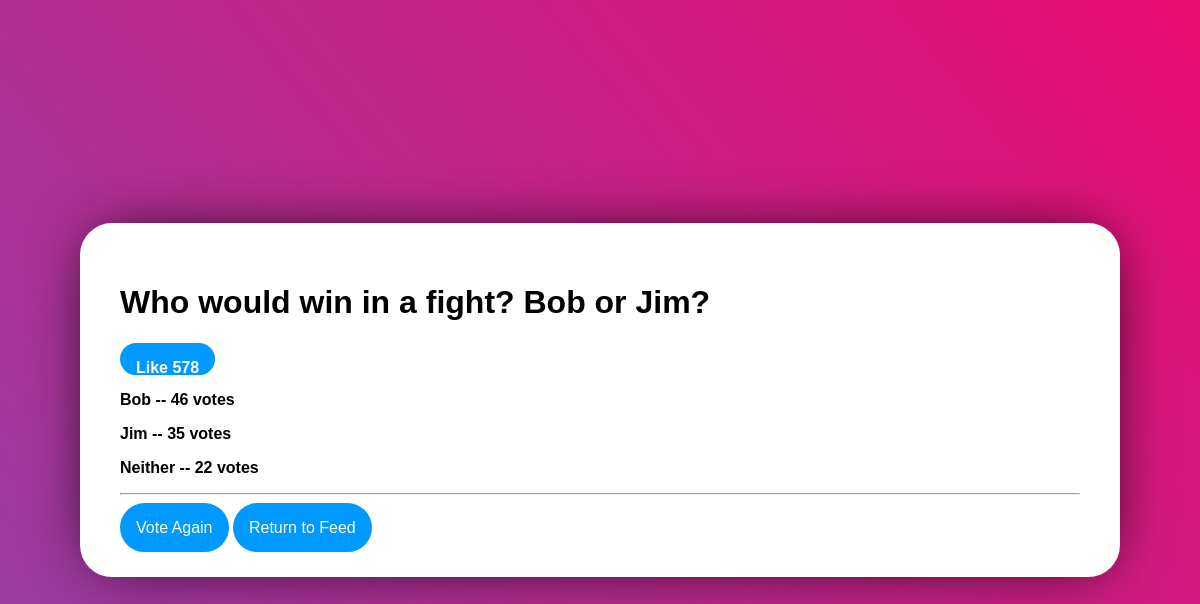
The app's page /polling/2/results/, older data.
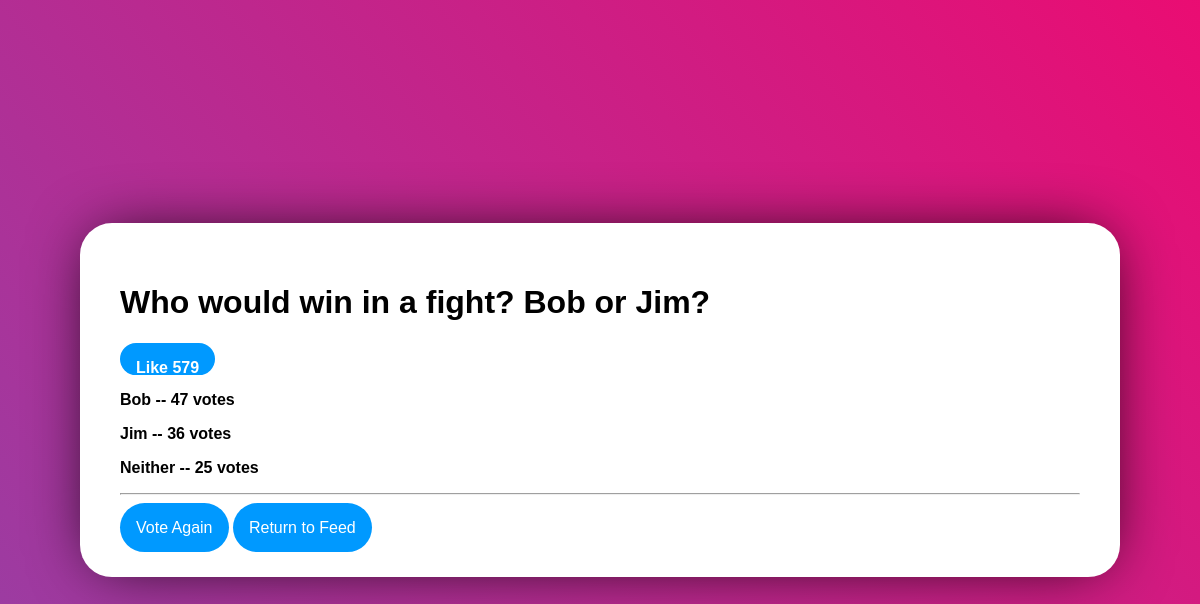
The same page, newer data.
### polling/models.py (models this page shows, shortened)
class Question(models.Model):
    questionText = models.CharField(max_length=250)
    publicationDate = models.DateTimeField('date published')
    likes = models.IntegerField(default=0)

class Choice(models.Model):
    question = models.ForeignKey(Question, on_delete=models.CASCADE)
    choiceText = models.CharField(max_length=150)
    votes = models.IntegerField(default=0)

### polling/views.py (the view)
# urls.py: path('<int:pk>/results/', views.ResultsView.as_view(), name='results'),
class ResultsView(generic.DetailView):
    model = Question
    template_name = 'polling/results.html'

### polling/templates/polling/results.html
{% load static %}
<link rel="stylesheet" type="text/css" href="{% static 'polling/style.css' %}">
<div class="VoteDiv">
  <h1>{{ question.questionText}}</h1>
  <input type="submit" class="LikeButton" name="Like" value="Like {{question.likes}}""></input>
  {% for choice in question.choice_set.all %}
    <p>{{ choice.choiceText}} -- {{choice.votes}} vote{{ choice.votes|pluralize}} </p>
  {% endfor %}
  <hr></hr>
  <div class="Space">
    <a href = "{% url 'polling:detail' question.id %}">Vote Again</a>
    <a href = "{% url 'polling:index'%}">Return to Feed</a>
  </div>
</div>

### polling/static/polling/style.css (style rules this page uses)
h1 { font-family: Arial; font-weight: Bold; color: black; }
p { font-family: Arial; font-weight: Bold; color: black; }
input { align-self: Left; }
.VoteDiv { font-size: 16px; position: absolute; top: 50%; left: 50%; transform: translate(-50%, -50%); margin: auto; font-family: Arial; background-color: white; border-radius: 2em; padding: 2.5em; width: 80%; overflow: visible; box-shadow: 0px 0px 64px -16px black; }
.VoteDiv input { color: white; border-radius: 2em; background-color: var(--button-color); border-style: none; padding: 1em; }
.VoteDiv a { position: relative; width: 100%; color: white; border-radius: 2em; background-color: var(--button-color); border-style: none; padding: 1em; text-decoration: none; margin-top: 5em; }
.LikeButton { font-family: Arial; color: white; font-weight: bold; font-size: 1em; background: var(--button-color); border-radius: 2em; border-style: none; min-width: 3em; max-width: 6em; height: 2em; margin: auto; }
.Space { margin-top: 1.5em; }

Row changes from the older to the newer data that the page shows:
changed Question "Who would win in a fight? Bob or Jim?": Like "Like 578" → "Like 579"
changed Choice "Bob": votes "46" → "47"
changed Choice "Jim": votes "35" → "36"
changed Choice "Neither": votes "22" → "25"
